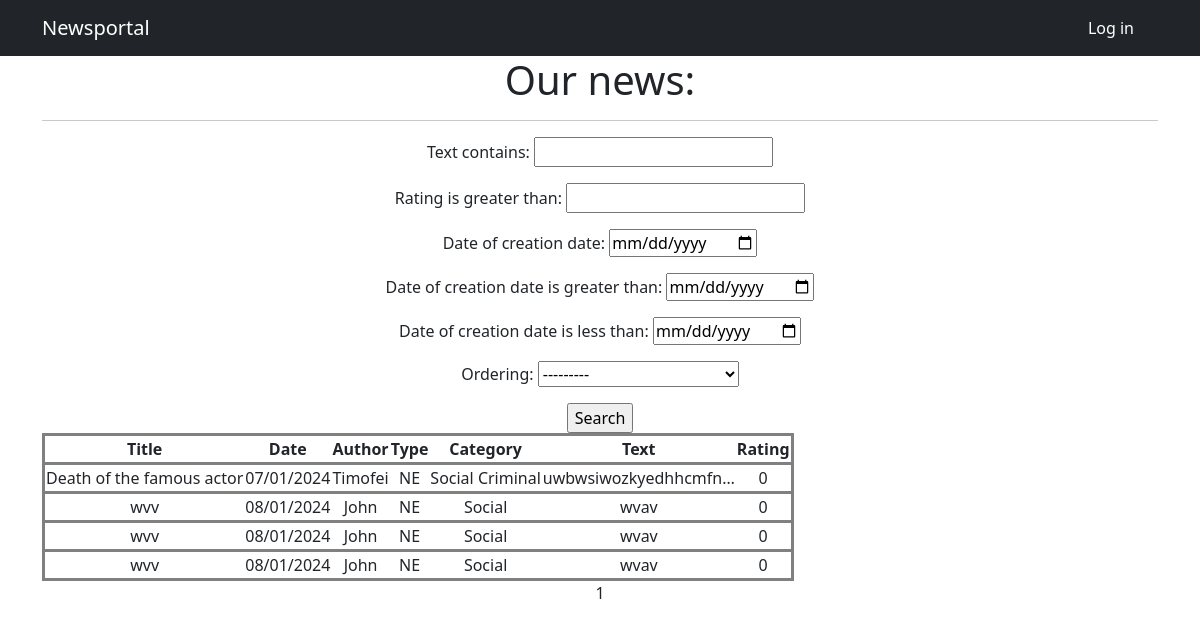
The app's page /newspaper/, older data.
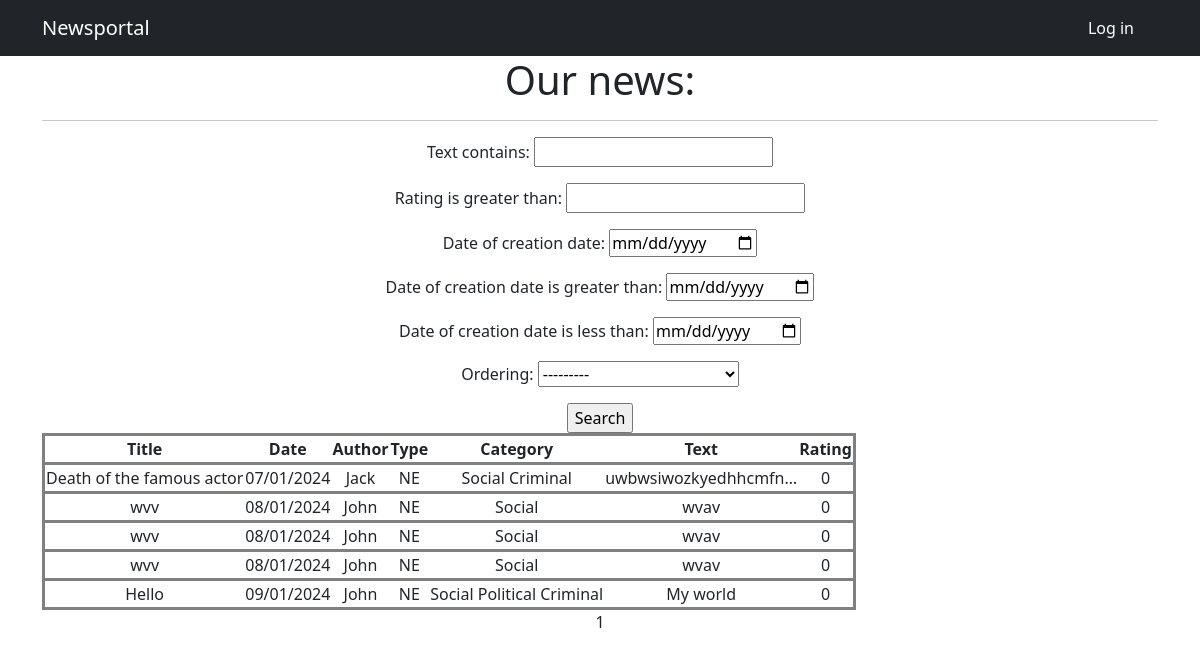
The same page, newer data.
### newsportal_app/models.py (models this page shows, shortened)
class Post(models.Model):
    author = models.ForeignKey(Author, on_delete=models.CASCADE)
    type = models.CharField(max_length=255, choices=TYPE_OF_POST, default=news)
    date_of_creation = models.DateTimeField(auto_now_add=True)
    category = models.ManyToManyField(Category, through='PostCategory')
    title = models.CharField(max_length=255)
    text = models.TextField()
    rating = models.IntegerField(default=0)

class Author(models.Model):
    user = models.OneToOneField(User, on_delete=models.CASCADE)
    rating = models.IntegerField(default=0)

class Category(models.Model):
    class Meta:
        verbose_name_plural = 'Categories'
    name = models.CharField(max_length=255, unique=True)

### newsportal_app/views.py (the view)
# urls.py: path('', PostList.as_view(), name='post_list'),
class PostList(ListView):
    model = Post
    template_name = 'news.html'
    context_object_name = 'posts'
    paginate_by = 10
    def get_queryset(self):
        queryset = super().get_queryset()
        self.filterset = PostFilter(self.request.GET, queryset)
        return self.filterset.qs
    def get_context_data(self, **kwargs):
        context = super().get_context_data(**kwargs)
        context['filterset'] = self.filterset
        return context

### newsportal_app/templatetags/custom_filters.py (called while the page is built)
@register.filter()
def censor(text):
    for first in range(len(text)):
        for second in range(1, len(text)+1):
            if text[first:second + 1] in profanity_list:
                text = text[:first + 1] + '*' * (second - first) + text[second + 1:]
    return text

### templates/news.html (shortened to what this page needs)
{% extends 'flatpages/default.html' %}
{% load custom_tags %}
{% load custom_filters %}
{% block title %}
Newsportal
{% endblock title %}
{% block content %}
   <h1>Our news:</h1>
   <hr>
   <form action="" method="get">
       {{ filterset.form.as_p }}
       <input type="submit" value="Search" />
   </form>
   {% if posts %}
       <table>
           <tr>
               <th>Title</th>
               <th>Date</th>
               <th>Author</th>
               <th>Type</th>
               <th>Category</th>
               <th>Text</th>
               <th>Rating</th>
           </tr>
           {% for post in posts %}
           <tr>
               <td>{{ post.title }}</td>
               <td>{{ post.date_of_creation|date:"d/m/Y" }}</td>
               <td>{{ post.author.user.username }}</td>
               <td>{{ post.type }}</td>
               <td>
                   {% for category in post.category.all %}
                      {{ category.name }}
                   {% endfor %}
               </td>
               <td>{{ post.text|truncatechars:20|censor }}</td>
               <td>{{ post.rating }}</td>
           </tr>
           {% endfor %}
       </table>
   {% else %}
       <h2>There are not posts!</h2>
   {% endif %}
   {{ page_obj.number }}
{% endblock content %}

Row changes from the older to the newer data that the page shows:
changed Post "Death of the famous actor": author.user.username "Timofei" → "Jack"
added Post: title "Hello", date_of_creation "09/01/2024", author.user.username "John", type "NE", text|censor "My world", rating "0", Category (name "Social"), Category (name "Criminal")
now on this page (row unchanged): Category: name "Political", shown under "Hello"
